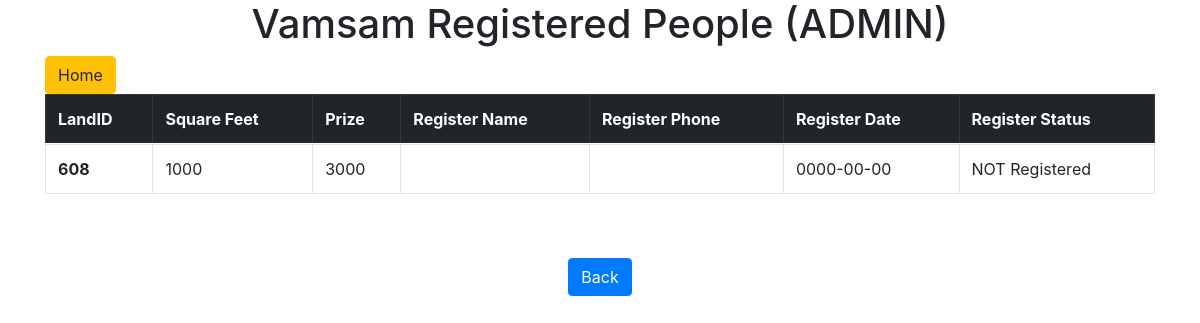
/Admin/view.php?user_id=608, run on the app's committed database.
### tables this page shows
CREATE TABLE `land` (
  `landid` int(5) NOT NULL,
  `sqfeet` int(10) NOT NULL,
  `prize` int(10) NOT NULL,
  `rname` varchar(30) DEFAULT NULL,
  `rdate` date DEFAULT current_timestamp(),
  `rphone` bigint(10) DEFAULT NULL,
  `rstatus` tinyint(1) NOT NULL
);

### Admin/view.php (the view, shortened to what this page needs)
<?php  include "../header.php" ?>
</head>
<body>
<div class="container">
<h1 class="text-center" >Vamsam Registered People (ADMIN)</h1>
<button type="button" class="btn btn-warning" onclick="window.location='../index.php' " style="display:block;">Home</button>
  <table class="table table-striped table-bordered table-hover">
    <thead class="table-dark">
      <tr>
        <th  scope="col">LandID</th>
        <th  scope="col">Square Feet</th>
        <th  scope="col">Prize</th>
        <th  scope="col">Register Name</th>
        <th  scope="col">Register Phone</th>
        <th  scope="col">Register Date</th>
        <th  scope="col"> Register Status</th>
        </tr>
    </thead>
      <tbody>
        <tr>
        <?php
        if (isset($_GET['user_id'])) {
            $userid = $_GET['user_id'];
            $query="SELECT * FROM land WHERE landid = '{$userid}' ";
            $view_users= mysqli_query($conn,$query);
      while($row= mysqli_fetch_assoc($view_users)){
        $id = $row['landid'];
        $sqfeet = $row['sqfeet'];
        $prize = $row['prize'];
        $rname = $row['rname'];
        $rphone = $row['rphone'];
        $rdate = $row['rdate'];
        $status = $row['rstatus'];
        if ($status == 1){
          $rstatus = 'Registered';
        }
        elseif ($status == 0) {
          $rstatus = 'NOT Registered';
        }
        elseif ($status == -1) {
          $rstatus = 'Block';
        }
        else{
          break;
        }
        echo "<tr >";
        echo " <th scope='row' >{$id}</th>";
        echo " <td > {$sqfeet}</td>";
        echo " <td > {$prize}</td>";
        echo " <td > {$rname}</td>";
        echo " <td > {$rphone}</td>";
        echo " <td > {$rdate}</td>";
        echo " <td > {$rstatus}</td>";
            }
          }
          ?>
        </tr>
      </tbody>
  </table>
</div>
<form action="home.php?user=admin" id="back" method="post">
        <div class="from-group text-center">
            <input type="submit" class="btn btn-primary mt-5" value="Back">
        </div>
    </form>
<?php include "../footer.php" ?>

### data on the page
land: landid "608", sqfeet "1000", prize "3000", rdate "0000-00-00", rstatus "NOT Registered"
